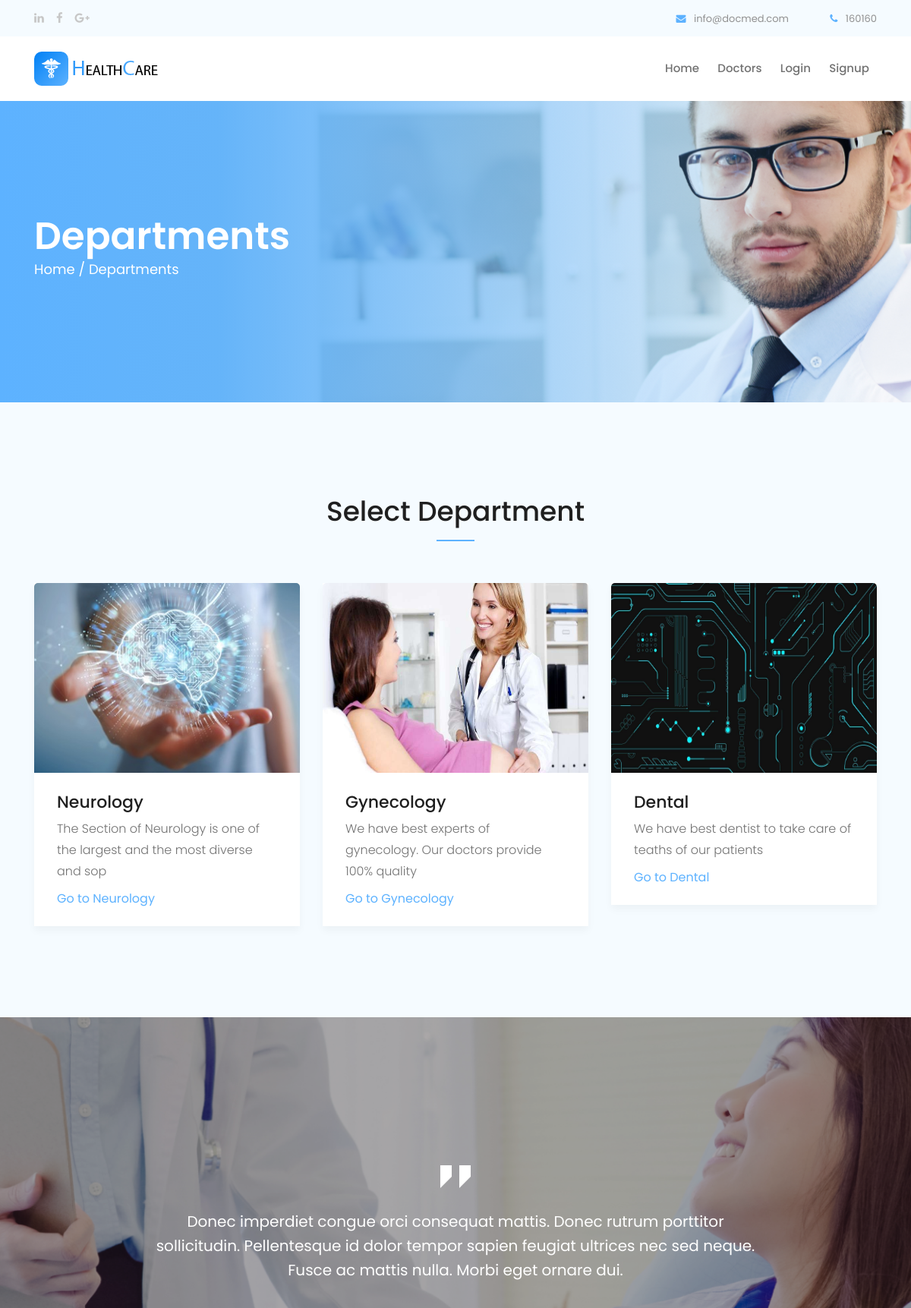
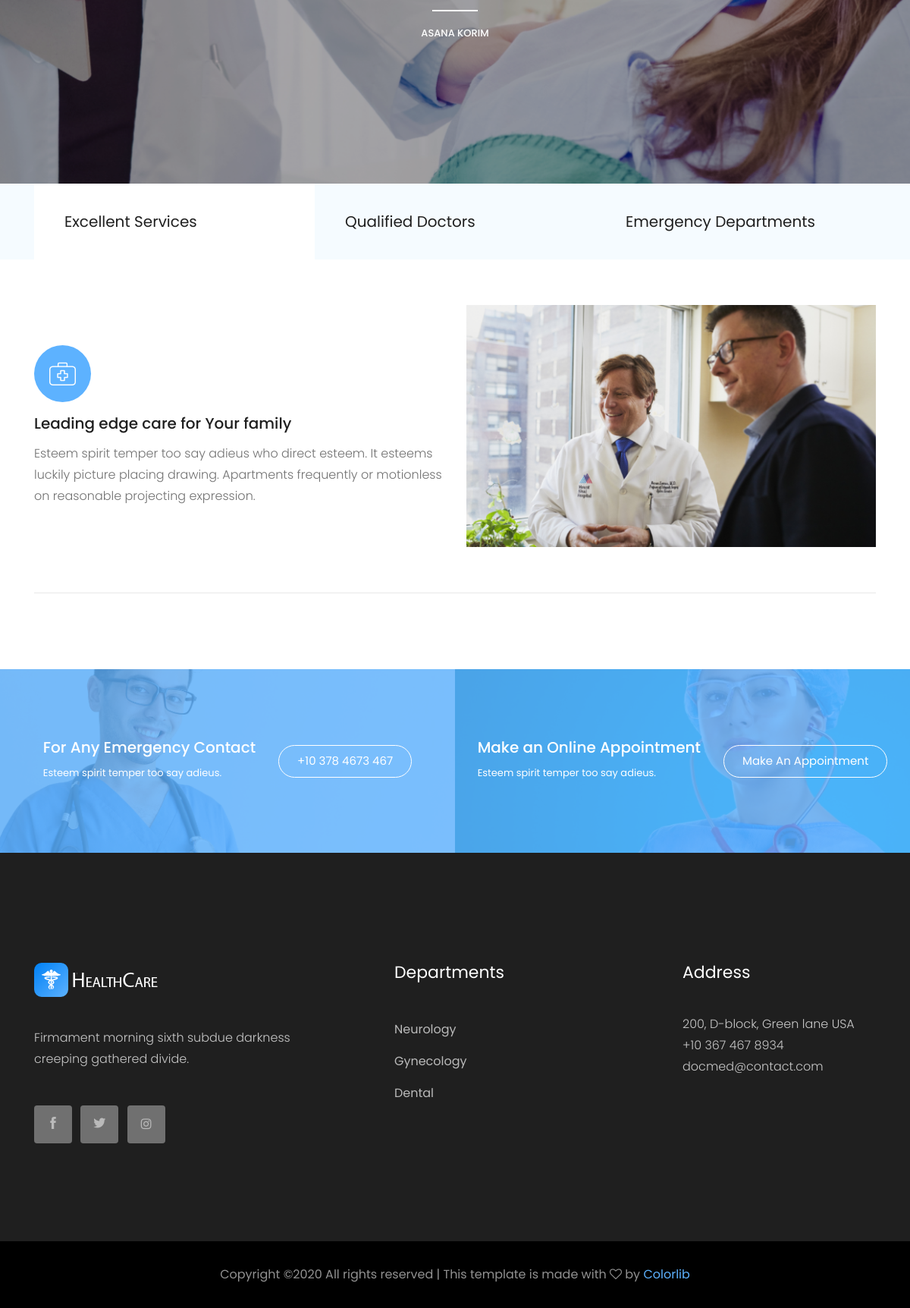
The page /departments on the database its author committed (2 pictures, top to bottom).
### application/models.py (models this page shows, shortened)
class department(models.Model):
    name = models.CharField(max_length=75, unique=True)
    related_profession_name = models.CharField(max_length=75)
    department_image = models.ImageField(upload_to='department_pics')
    short_description = models.CharField(max_length=75)

### application/views.py (the view)
# urls.py: path('departments', views.all_departments, name="departments"),
def all_departments(request):
    context = {}
    all_depts = department.objects.all()
    context['departments'] = all_depts
    if request.user.is_authenticated:
        context['is_patient'] = isPatient(request.user.username)
    return render(request, 'Department.html', context)

### templates/Department.html (shortened to what this page needs)
{% load static %}
{% include 'inc/head.inc.html' %}
<body>
    {% include 'inc/header.inc.html' %}
    <div class="bradcam_area breadcam_bg bradcam_overlay">
        <div class="container">
            <div class="row">
                <div class="col-xl-12">
                    <div class="bradcam_text">
                        <h3>Departments</h3>
                        <p><a href="index.html">Home /</a> Departments</p>
                    </div>
                </div>
            </div>
        </div>
    </div>
    {% include 'inc/depart_try.html' %}
    <div class="testmonial_area">
        <div class="testmonial_active owl-carousel">
            <div class="single-testmonial testmonial_bg_1 overlay2">
                <div class="container">
                    <div class="row">
                        <div class="col-xl-10 offset-xl-1">
                            <div class="testmonial_info text-center">
                                <div class="quote">
                                    <i class="flaticon-straight-quotes"></i>
                                </div>
                                <p>Donec imperdiet congue orci consequat mattis. Donec rutrum porttitor <br>
                                    sollicitudin. Pellentesque id dolor tempor sapien feugiat ultrices nec sed neque.
                                    <br>
                                    Fusce ac mattis nulla. Morbi eget ornare dui. </p>
                                <div class="testmonial_author">
                                    <h4>Asana Korim</h4>
                                </div>
                            </div>
                        </div>
                    </div>
                </div>
            </div>
        </div>
    </div>
    <div class="business_expert_area">
        <div class="business_tabs_area">
            <div class="container">
                <div class="row">
                    <div class="col-xl-12">
                        <ul class="nav" id="myTab" role="tablist">
                            <li class="nav-item">
                                <a class="nav-link active" id="home-tab" data-toggle="tab" href="#home" role="tab" aria-controls="home"
                            aria-selected="true">Excellent Services</a>
                            </li>
                            <li class="nav-item">
                                <a class="nav-link" id="profile-tab" data-toggle="tab" href="#profile" role="tab" aria-controls="profile"
                            aria-selected="false">Qualified Doctors</a>
                            </li>
                            <li class="nav-item">
                                <a class="nav-link" id="contact-tab" data-toggle="tab" href="#contact" role="tab" aria-controls="contact"
                            aria-selected="false">Emergency Departments</a>
                            </li>
                        </ul>
                    </div>
                </div>
            </div>
        </div>
        <div class="container">
            <div class="border_bottom">
                    <div class="tab-content" id="myTabContent">
                            <div class="tab-pane fade show active" id="home" role="tabpanel" aria-labelledby="home-tab">
                                    <div class="row align-items-center">
                                            <div class="col-xl-6 col-md-6">
                                                <div class="business_info">
                                                    <div class="icon">
                                                        <i class="flaticon-first-aid-kit"></i>
                                                    </div>
                                                    <h3>Leading edge care for Your family</h3>
                                                    <p>Esteem spirit temper too say adieus who direct esteem.
                                                        It esteems luckily picture placing drawing. Apartments frequently or motionless on
                                                        reasonable projecting expression.
                                                    </p>
                                                </div>
                                            </div>
                                            <div class="col-xl-6 col-md-6">
                                                <div class="business_thumb">
                                                    <img src="img/about/business.png" alt="">
                                                </div>
                                            </div>
                                        </div>
                            </div>
                          </div>
            </div>
        </div>
    </div>
    <div class="Emergency_contact">
        <div class="conatiner-fluid p-0">
            <div class="row no-gutters">
                <div class="col-xl-6">
                    <div class="single_emergency d-flex align-items-center justify-content-center emergency_bg_1 overlay_skyblue">
                        <div class="info">
                            <h3>For Any Emergency Contact</h3>
                            <p>Esteem spirit temper too say adieus.</p>
                        </div>
                        <div class="info_button">
                            <a href="#" class="boxed-btn3-white">+10 378 4673 467</a>
                        </div>
                    </div>
                </div>
                <div class="col-xl-6">
                    <div class="single_emergency d-flex align-items-center justify-content-center emergency_bg_2 overlay_skyblue">
                        <div class="info">
                            <h3>Make an Online Appointment</h3>
                            <p>Esteem spirit temper too say adieus.</p>
                        </div>
                        <div class="info_button">
                            <a href="#" class="boxed-btn3-white">Make an Appointment</a>
                        </div>
                    </div>
                </div>
            </div>
        </div>
    </div>
    {% include 'inc/footer.inc.html' %}
{% include 'inc/bottom.inc.html' %}

### templates/inc/depart_try.html
<div class="our_department_area">
    <div class="container">
        <div class="row">
            <div class="col-xl-12">
                <div class="section_title text-center mb-55">
                    <h3>Select Department</h3>
                </div>
            </div>
        </div>
        <div class="row">
            {% for dept in departments %}
                <div class="col-xl-4 col-md-6 col-lg-4">
                    <div class="single_department">
                        <div class="department_thumb">
                            <img src="media/{{dept.department_image}}" style="height: 250px;" alt="">
                        </div>
                        <div class="department_content">
                            <h3><a href="department/{{dept.name}}">{{dept.name}}</a></h3>
                            <p>{{dept.short_description}}</p>
                            <a href="department/{{dept.name}}" class="learn_more">Go to {{dept.name}}</a>
                        </div>
                    </div>
                </div>
            {% endfor %}
        </div>
    </div>
</div>

### templates/inc/footer.inc.html (shortened to what this page needs)
{% load static %}
<footer class="footer">
    <div class="footer_top">
        <div class="container">
            <div class="row">
                <div class="col-xl-4 col-md-6 col-lg-4">
                    <div class="footer_widget">
                        <div class="footer_logo">
                            <a href="#">
                                <img src="{% static 'img/footer_logo.png' %}" alt="">
                            </a>
                        </div>
                        <p>
                                Firmament morning sixth subdue darkness
                                creeping gathered divide.
                        </p>
                        <div class="socail_links">
                            <ul>
                                <li>
                                    <a href="#">
                                        <i class="ti-facebook"></i>
                                    </a>
                                </li>
                                <li>
                                    <a href="#">
                                        <i class="ti-twitter-alt"></i>
                                    </a>
                                </li>
                                <li>
                                    <a href="#">
                                        <i class="fa fa-instagram"></i>
                                    </a>
                                </li>
                            </ul>
                        </div>
                    </div>
                </div>
                <div class="col-xl-2 offset-xl-1 col-md-6 col-lg-3">
                    <div class="footer_widget">
                        <h3 class="footer_title">
                                Departments
                        </h3>
                        <ul>
                            {% for depart in departments %}
                                <li><a href="department/{{depart.name}}">{{depart.name}}</a></li>
                            {% endfor %}
                        </ul>
                    </div>
                </div>
                <div class="col-xl-2 col-md-6 col-lg-2">
                </div>
                <div class="col-xl-3 col-md-6 col-lg-3">
                    <div class="footer_widget">
                        <h3 class="footer_title">
                                Address
                        </h3>
                        <p>
                            200, D-block, Green lane USA <br>
                            +10 367 467 8934 <br>
                            docmed@contact.com
                        </p>
                    </div>
                </div>
            </div>
        </div>
    </div>
    <div class="copy-right_text">
        <div class="container">
            <div class="footer_border"></div>
            <div class="row">
                <div class="col-xl-12">
                    <p class="copy_right text-center">
Copyright &copy;<script>document.write(new Date().getFullYear());</script> All rights reserved | This template is made with <i class="fa fa-heart-o" aria-hidden="true"></i> by <a href="https://colorlib.com" target="_blank">Colorlib</a>
                    </p>
                </div>
            </div>
        </div>
    </div>
</footer>

### rows shown on the page
department: department_image (picture), name "Neurology", short_description "The Section of Neurology is one of the largest and the most diverse and sop"
department: department_image (picture), name "Gynecology", short_description "We have best experts of gynecology. Our doctors provide 100% quality"
department: department_image (picture), name "Dental", short_description "We have best dentist to take care of teaths of our patients"
